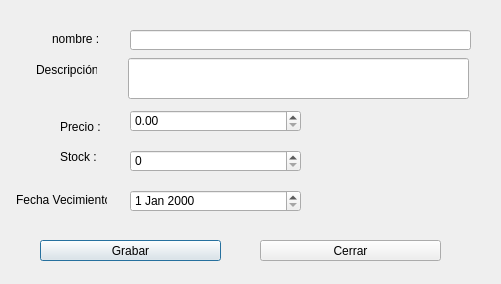
<?xml version="1.0" encoding="UTF-8"?>
<ui version="4.0">
 <class>FrmNewProducto</class>
 <widget class="QDialog" name="FrmNewProducto">
  <property name="geometry">
   <rect>
    <x>0</x>
    <y>0</y>
    <width>501</width>
    <height>284</height>
   </rect>
  </property>
  <property name="windowTitle">
   <string>Dialog</string>
  </property>
  <widget class="QLineEdit" name="txtNombre">
   <property name="geometry">
    <rect>
     <x>130</x>
     <y>30</y>
     <width>341</width>
     <height>20</height>
    </rect>
   </property>
  </widget>
  <widget class="QLabel" name="label">
   <property name="geometry">
    <rect>
     <x>52</x>
     <y>32</y>
     <width>47</width>
     <height>13</height>
    </rect>
   </property>
   <property name="text">
    <string>nombre :</string>
   </property>
  </widget>
  <widget class="QLineEdit" name="txtDescripcion">
   <property name="geometry">
    <rect>
     <x>128</x>
     <y>58</y>
     <width>341</width>
     <height>41</height>
    </rect>
   </property>
  </widget>
  <widget class="QLabel" name="label_2">
   <property name="geometry">
    <rect>
     <x>36</x>
     <y>60</y>
     <width>61</width>
     <height>20</height>
    </rect>
   </property>
   <property name="text">
    <string>Descripción :</string>
   </property>
  </widget>
  <widget class="QLabel" name="label_3">
   <property name="geometry">
    <rect>
     <x>60</x>
     <y>120</y>
     <width>47</width>
     <height>13</height>
    </rect>
   </property>
   <property name="text">
    <string>Precio :</string>
   </property>
  </widget>
  <widget class="QDoubleSpinBox" name="SbPrecio">
   <property name="geometry">
    <rect>
     <x>130</x>
     <y>110</y>
     <width>171</width>
     <height>22</height>
    </rect>
   </property>
  </widget>
  <widget class="QSpinBox" name="sBStock">
   <property name="geometry">
    <rect>
     <x>130</x>
     <y>150</y>
     <width>171</width>
     <height>22</height>
    </rect>
   </property>
  </widget>
  <widget class="QLabel" name="label_4">
   <property name="geometry">
    <rect>
     <x>60</x>
     <y>150</y>
     <width>47</width>
     <height>13</height>
    </rect>
   </property>
   <property name="text">
    <string>Stock :</string>
   </property>
  </widget>
  <widget class="QDateEdit" name="dEFecha">
   <property name="geometry">
    <rect>
     <x>130</x>
     <y>190</y>
     <width>171</width>
     <height>22</height>
    </rect>
   </property>
  </widget>
  <widget class="QLabel" name="label_5">
   <property name="geometry">
    <rect>
     <x>16</x>
     <y>190</y>
     <width>91</width>
     <height>20</height>
    </rect>
   </property>
   <property name="text">
    <string>Fecha Vecimiento : </string>
   </property>
  </widget>
  <widget class="QPushButton" name="cmdGrabar">
   <property name="geometry">
    <rect>
     <x>40</x>
     <y>240</y>
     <width>181</width>
     <height>21</height>
    </rect>
   </property>
   <property name="text">
    <string>Grabar</string>
   </property>
  </widget>
  <widget class="QPushButton" name="CmdCerrar">
   <property name="geometry">
    <rect>
     <x>260</x>
     <y>240</y>
     <width>181</width>
     <height>21</height>
    </rect>
   </property>
   <property name="text">
    <string>Cerrar</string>
   </property>
  </widget>
 </widget>
 <resources/>
 <connections/>
</ui>
